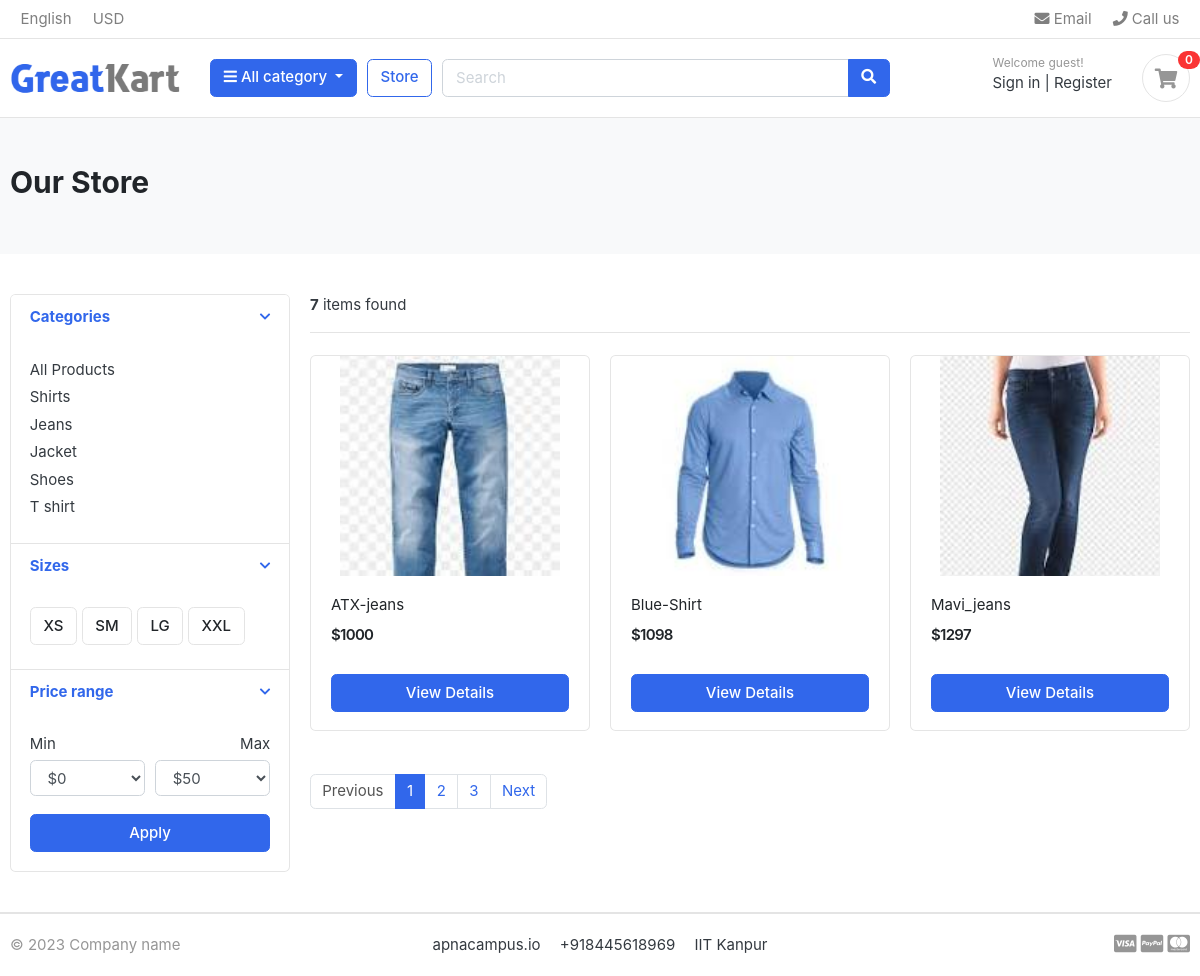
The page /store/ on the database as committed earlier.
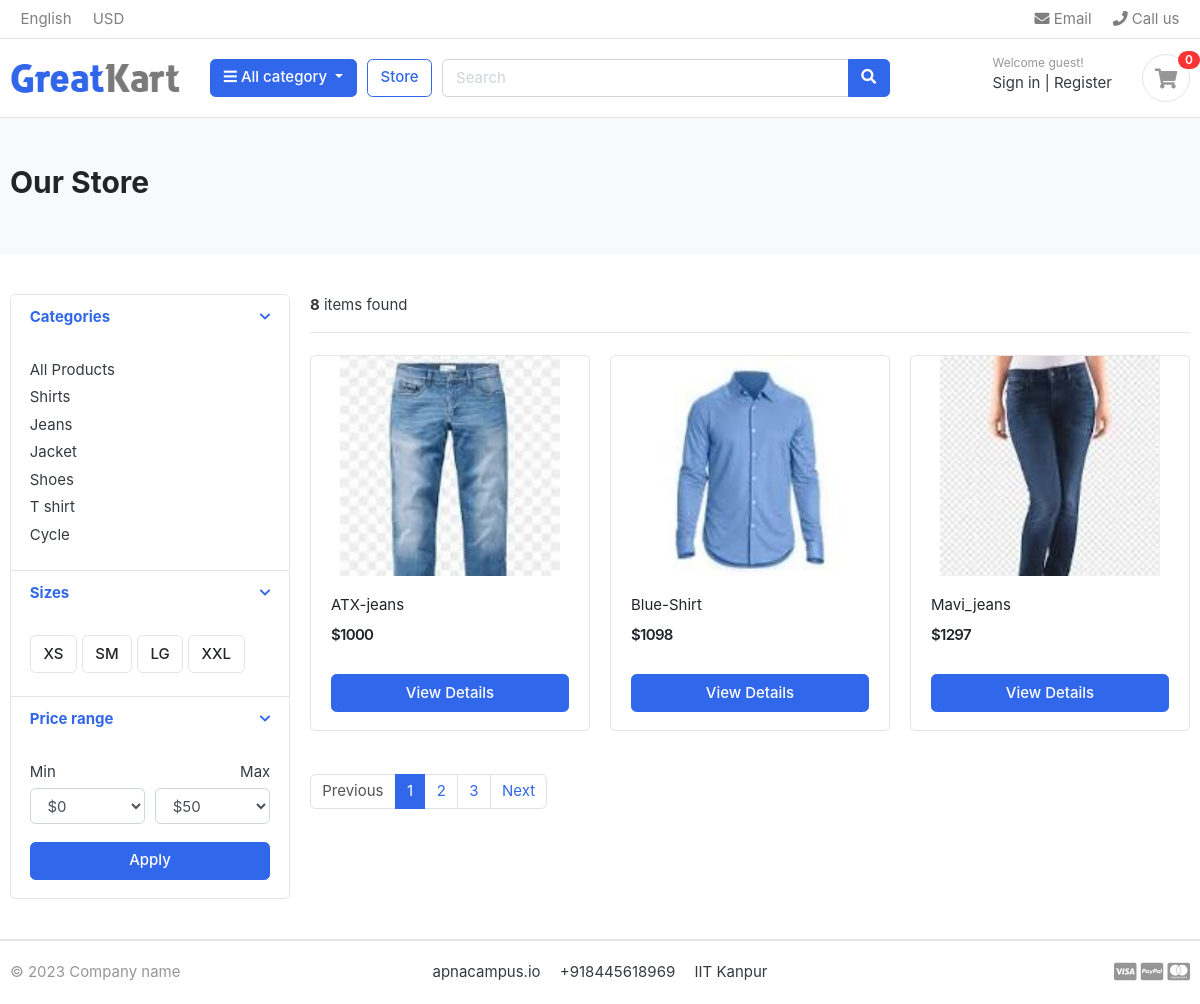
The same page on the database as committed later.
### category/models.py (models this page shows, shortened)
class Category(models.Model):
    category_name = models.CharField(max_length=50, unique = True)
    slug = models.SlugField(max_length=100, unique =True)
    description = models.TextField(max_length=255, blank =True)
    cat_image = models.ImageField(upload_to='photos/categories', blank =True)
    class Meta:
        verbose_name = 'category'
        verbose_name_plural = 'categories'
    def get_url(self):
             return reverse('product_by_category', args =[self.slug])

### store/models.py (models this page shows, shortened)
class Product(models.Model):
    product_name   = models.CharField(max_length =200, unique =True)
    slug           = models.SlugField(max_length=200,unique = True)
    description    = models.TextField(max_length = 500, blank = True)
    price          = models.IntegerField()
    images         = models.ImageField(upload_to='photos/products')
    stock          = models.IntegerField()
    is_available   = models.BooleanField(default = True)
    category       = models.ForeignKey(Category, on_delete=models.CASCADE)
    created_date   = models.DateTimeField(auto_now_add = True)
    modified_date  = models.DateTimeField(auto_now =True)
    def get_url(self):
        return reverse('product_detail',args =[self.category.slug, self.slug ])

### store/views.py (the view)
# urls.py: path('store/', include('store.urls')),
def store(request, category_slug = None):
    categories    = None
    products      = None
    if category_slug != None:
        categories = get_object_or_404(Category,slug = category_slug)
        products   = Product.objects.filter(category=categories , is_available = True)
        paginator = Paginator(products, 1)
        page = request.GET.get('page')
        paged_products = paginator.get_page(page)
        product_count = products.count()
    else:
        products  = Product.objects.all().filter(is_available=True).order_by('id')
        paginator = Paginator(products,3)
        page = request.GET.get('page')
        paged_products = paginator.get_page(page)
        product_count = products.count()
    context = {
        'products':paged_products,
        'product_count':product_count,
    }
    return render(request, 'store/store.html', context)

### carts/context_processors.py (called while the page is built)
def counter(request):
    cart_count = 0
    if 'admin' in request.path:
        return {}
    else:
        try:
            cart = Cart.objects.filter(cart_id =_cart_id(request))
            cart_items = CartItem.objects.all().filter(cart=cart[:1])
            for cart_item in cart_items:
                cart_count += cart_item.quantity
        except Cart.DoesNotExist:
            cart_count = 0
    return dict(cart_count = cart_count)

### carts/views.py (called while the page is built)
def _cart_id(request):   #private function
    cart = request.session.session_key
    if not cart:
        cart = request.session.create()
    return cart

### category/context_processors.py (called while the page is built)
def menu_links(request):
    links = Category.objects.all()
    return dict(links=links)

### templates/store/store.html (shortened to what this page needs)
{% extends 'base.html' %}
{% load static %}
{% block content %}
<section class="section-pagetop bg">
    <div class="container">
        {% if 'search' in request.path %}
           <h2 class="title-page">Search Result</h2>
        {% else %}
           <h2 class="title-page">Our Store</h2>
        {% endif %}
    </div>
    </section>
<section class="section-content padding-y">
    <div class="container">
    <div class="row">
        <aside class="col-md-3">
    <div class="card">
        <article class="filter-group">
            <header class="card-header">
                <a href="#" data-toggle="collapse" data-target="#collapse_1" aria-expanded="true" class="">
                    <i class="icon-control fa fa-chevron-down"></i>
                    <h6 class="title">Categories</h6>
                </a>
            </header>
            <div class="filter-content collapse show" id="collapse_1" style="">
                <div class="card-body">
                    <ul class="list-menu">
                        <li><a href="{% url 'store' %}">All Products</a></li>
                        {% for category in links %}
                            <li><a href="{{ category.get_url }}">{{ category.category_name }}</a></li>
                        {% endfor %}
                    </ul>
                </div>
            </div>
        </article>
        <article class="filter-group">
            <header class="card-header">
                <a href="#" data-toggle="collapse" data-target="#collapse_4" aria-expanded="true" class="">
                    <i class="icon-control fa fa-chevron-down"></i>
                    <h6 class="title">Sizes </h6>
                </a>
            </header>
            <div class="filter-content collapse show" id="collapse_4" style="">
                <div class="card-body">
                  <label class="checkbox-btn">
                    <span class="btn btn-light"> XS </span>
                  </label>
                  <label class="checkbox-btn">
                    <span class="btn btn-light"> SM </span>
                  </label>
                  <label class="checkbox-btn">
                    <span class="btn btn-light"> LG </span>
                  </label>
                  <label class="checkbox-btn">
                    <span class="btn btn-light"> XXL </span>
                  </label>
            </div>
            </div>
        </article>
        <article class="filter-group">
            <header class="card-header">
                <a href="#" data-toggle="collapse" data-target="#collapse_3" aria-expanded="true" class="">
                    <i class="icon-control fa fa-chevron-down"></i>
                    <h6 class="title">Price range </h6>
                </a>
            </header>
            <div class="filter-content collapse show" id="collapse_3" style="">
                <div class="card-body">
                    <div class="form-row">
                    <div class="form-group col-md-6">
                      <label>Min</label>
                          <select class="mr-2 form-control">
                            <option value="0">$0</option>
                        </select>
                    </div>
                    <div class="form-group text-right col-md-6">
                      <label>Max</label>
                          <select class="mr-2 form-control">
                            <option value="50">$50</option>
                        </select>
                    </div>
                    </div>
                    <button class="btn btn-block btn-primary">Apply</button>
                </div>
            </div>
        </article>
    </div>
        </aside>
        <main class="col-md-9">
    <header class="border-bottom mb-4 pb-3">
            <div class="form-inline">
                <span class="mr-md-auto"><b>{{ product_count }}</b> items found</span>
            </div>
    </header>
    <div class="row">
        {% if products %}
        {% for product in products %}
        <div class="col-md-4">
            <figure class="card card-product-grid">
                <div class="img-wrap">
                   <a href="{{product.get_url }}" ><img src="{{ product.images.url }}"></a>
                </div>
                <figcaption class="info-wrap">
                    <div class="fix-height">
                        <a href="{{ product.get_url }}" class="title">{{ product.product_name }}</a>
                        <div class="price-wrap mt-2">
                            <span class="price">${{ product.price }}</span>
                        </div>
                    </div>
                    <a href="{{ product.get_url }}" class="btn btn-block btn-primary">View Details </a>
                </figcaption>
            </figure>
        </div>
        {% endfor %}
        {% else %}
        <div>
            <h2> No result found. Please try again. </h2>
        </div>
        {% endif %}
    </div>
    <nav class="mt-4" aria-label="Page navigation sample">
    {% if products.has_other_pages %}
      <ul class="pagination">
        {% if products.has_previous %}
        <li class="page-item"><a class="page-link" href="?page={{ products.previous_page_number }}">Previous</a></li>
        {% else %}
        <li class="page-item disabled"><a class="page-link" href="#">Previous</a></li>
        {% endif %}
        {% for i in products.paginator.page_range %}
           {% if products.number == i %}
        <li class="page-item active"><a class="page-link" href="#">{{i}}</a></li>
           {% else %}
           <li class="page-item"><a class="page-link" href="?page={{i}}">{{i}}</a></li>
           {% endif %}
        {% endfor %}
        {% if products.has_next %}
        <li class="page-item"><a class="page-link" href="?page={{ products.next_page_number }}">Next</a></li>
        {% else %}
        <li class="page-item disabled"><a class="page-link" href="#">Next</a></li>
        {% endif %}
      </ul>
    {% endif %}
    </nav>
        </main>
    </div>
    </div>
    </section>
{% endblock %}

### templates/base.html (shortened to what this page needs)
{% load static %}
<!DOCTYPE HTML>
<html lang="en">
<head>
<link href="https://maxcdn.bootstrapcdn.com/bootstrap/4.0.0/css/bootstrap.min.css" rel="stylesheet">
<link href="{% static 'css/bootstrap.css'%}" rel="stylesheet" type="text/css"/>
<link href="{% static 'fonts/fontawesome/css/all.min.css' %}" type="text/css" rel="stylesheet">
<link href="{% static 'css/ui.css' %}" rel="stylesheet" type="text/css"/>
<link href="{%static 'css/responsive.css' %}" rel="stylesheet" media="only screen and (max-width: 1200px)" />
</head>
</body>
    {% include 'includes/navbar.html' %}
    {% block content %}{% endblock %}
    {% include 'includes/footer.html' %}

### templates/includes/navbar.html (shortened to what this page needs)
{% load static %}
<header class="section-header">
    <nav class="navbar p-md-0 navbar-expand-sm navbar-light border-bottom">
    <div class="container">
      <div class="collapse navbar-collapse" id="navbarTop4">
        <ul class="navbar-nav mr-auto">
            <li class="nav-item dropdown">
                 <a href="#" class="nav-link">   English </a>
            </li>
            <li class="nav-item dropdown">
                <a href="#" class="nav-link"> USD </a>
            </li>
        </ul>
        <ul class="navbar-nav">
            <li><a href="#" class="nav-link"> <i class="fa fa-envelope"></i> Email </a></li>
            <li><a href="#" class="nav-link"> <i class="fa fa-phone"></i> Call us </a></li>
        </ul>
      </div>
    </div>
    </nav>
    <section class="header-main border-bottom">
        <div class="container">
    <div class="row align-items-center">
        <div class="col-lg-2 col-md-3 col-6">
            <a href="{% url 'home'%}" class="brand-wrap">
                <img class="logo" src="{% static './images/logo.png' %}">
            </a>
        </div>
        <div class="col-lg col-sm col-md col-6 flex-grow-0">
            <div class="category-wrap dropdown d-inline-block float-right">
                <div class="btn-group">
                    <button type="button" class="btn btn-primary dropdown-toggle" data-toggle="dropdown">
                        <i class="fa fa-bars"></i> All category
                    </button>
                </div>
            </div>
        </div>
        <a href="{% url 'store' %}" class="btn btn-outline-primary">Store</a>
        <div class="col-lg  col-md-6 col-sm-12 col">
            <form action="{% url 'search' %}" class="search" method=GET>
                <div class="input-group w-100">
                    <input type="text" class="form-control" style="width:60%;" placeholder="Search" name="keyword">
                    <div class="input-group-append">
                      <button class="btn btn-primary" type="submit">
                        <i class="fa fa-search"></i>
                      </button>
                    </div>
                </div>
            </form>
        </div>
        <div class="col-lg-3 col-sm-6 col-8 order-2 order-lg-3">
                    <div class="d-flex justify-content-end mb-3 mb-lg-0">
                        <div class="widget-header">
                            <small class="title text-muted">Welcome guest!</small>
                            <div>
                                <a href="./signin.html">Sign in</a> <span class="dark-transp"> | </span>
                                <a href="./register.html"> Register</a>
                            </div>
                        </div>
                        <a href="{% url 'cart' %}" class="widget-header pl-3 ml-3">
                            <div class="icon icon-sm rounded-circle border"><i class="fa fa-shopping-cart"></i></div>
                            <span class="badge badge-pill badge-danger notify">{{ cart_count }}</span>
                        </a>
                    </div>
                </div>
    </div>
        </div>
    </section>
    </header>

### templates/includes/footer.html
<footer class="section-footer border-top">
	<div class="container">
		<section class="footer-bottom border-top row">
			<div class="col-md-2">
				<p class="text-muted"> &copy 2023 Company name </p>
			</div>
			<div class="col-md-8 text-md-center">
				<span  class="px-2">apnacampus.io</span>
				<span  class="px-2">+918445618969</span>
				<span  class="px-2">IIT Kanpur</span>
			</div>
			<div class="col-md-2 text-md-right text-muted">
				<i class="fab fa-lg fa-cc-visa"></i>
				<i class="fab fa-lg fa-cc-paypal"></i>
				<i class="fab fa-lg fa-cc-mastercard"></i>
			</div>
		</section>
	</div>
</footer>

### static/css/ui.css (style rules this page uses)
html { font-family: "Inter", sans-serif; font-size: 15px; }
.img-wrap { text-align: center; display: block; }
.img-wrap img { max-width: 100%; }
.price-wrap { letter-spacing: -0.7px; }
.icon-xs, .icon-sm, .icon-md, .icon-lg { display: inline-block; text-align: center; flex-shrink: 0; flex-grow: 0; }
.icon-sm { width: 48px; height: 48px; line-height: 48px !important; font-size: 20px; }
.padding-y { padding-top: 40px; padding-bottom: 40px; }
figure { margin-bottom: 0; }
article:after, .form-group:after { display: block; clear: both; content: ""; }
.bg { background-color: #f8f9fa; }
.title-page { color: #212529; }
p:last-child { margin-bottom: 0; }
.header-main { position: relative; padding-top: 1rem; padding-bottom: 1rem; }
.brand-wrap .logo, .navbar-brand .logo { margin-right: 7px; max-height: 42px; display: inline-block; }
.widget-header { display: inline-block; vertical-align: middle; position: relative; }
.widget-header a { color: #343a40; }
.widget-header i { color: #969696; }
.widget-header .title { display: block; }
.widget-header .notify { position: absolute; top: -3px; right: -10px; }
.footer-bottom { padding-top: 20px; padding-bottom: 20px; }
.btn-light { background-color: #fff; border-color: #e4e4e4; }
[class*=list-] li:after { visibility: hidden; display: block; content: ""; overflow: hidden; height: 0; clear: both; }
.list-menu { list-style: none; margin: 0; padding-left: 0; }
.list-menu li { margin-bottom: 5px; }
.list-menu a { color: #343a40; }
[class*=card-product] a.title { color: #212529; display: block; }
[class*=card-product] .img-wrap { overflow: hidden; position: relative; }
[class*=card-product] .img-wrap img { height: 100%; max-width: 100%; width: auto; display: inline-block; -o-object-fit: cover; object-fit: cover; }
.card-product-grid { margin-bottom: 20px; }
.card-product-grid .img-wrap { border-radius: 0.2rem 0.2rem 0 0; height: 220px; }
.card-product-grid .info-wrap { overflow: hidden; padding: 18px 20px; }
.card-product-grid .fix-height { height: 80px; overflow: hidden; }
.card .img-wrap { overflow: hidden; }
.notify { position: absolute; top: -4px; right: -10px; display: inline-block; padding: 0.25em 0.6em; font-size: 12px; line-height: 1; text-align: center; border-radius: 3rem; color: #fff; background-color: #fa3434; }
.price { font-weight: 600; color: #212529; }
.icon-control { margin-top: 5px; float: right; font-size: 80%; }
.card-header .title { margin-bottom: 0; line-height: 1.5; }
.filter-group { border-bottom: 1px solid #e4e4e4; }
.filter-group .card-header { border-bottom: 0; }
.filter-group:last-child { border-bottom: 0; }
.checkbox-btn { position: relative; }
.section-pagetop { padding: 45px 0; }

Rows that differ between the two databases and show on the page:
added Category: category_name "Cycle"
Other text that changed with them:
{{ product_count }}: "7" → "8"
